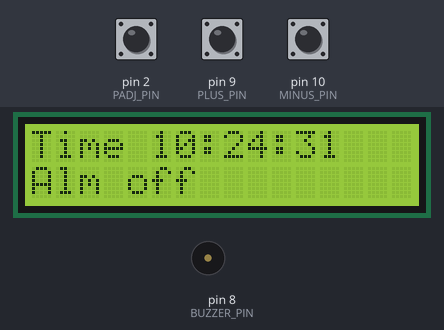
Bench run of a sketch on a simulated Arduino Uno, built with avr-gcc and run on an emulated ATmega328P. Shown: 16×2 character LCD, buzzer (waves = sounding, pin HIGH). Wiring (inferred from the names in the program): DS1307 clock at I2C address 0x68. The test bench sets the inputs (shaded band); at power-on: pin 2 (PADJ_PIN) HIGH, pin 9 (PLUS_PIN) HIGH, pin 10 (MINUS_PIN) HIGH. The local clock reads 2024-03-15 10:24:30 at power-on unless the sketch sets it; what the sketch prints to the serial monitor is not drawn.

Above: at 1.2 s.
1.3 s: pin 2 (PADJ_PIN) pulled LOW for 0.15 s
At 2.5 s:
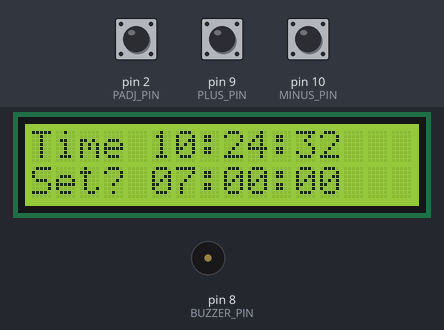
4.4 s: pin 2 (PADJ_PIN) pulled LOW for 1 s
At 4.65 s:
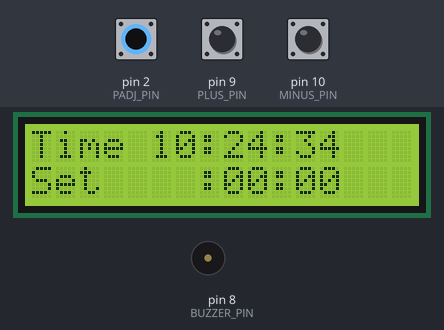
6.0 s: pin 9 (PLUS_PIN) pulled LOW for 0.15 s
At 6.19 s:
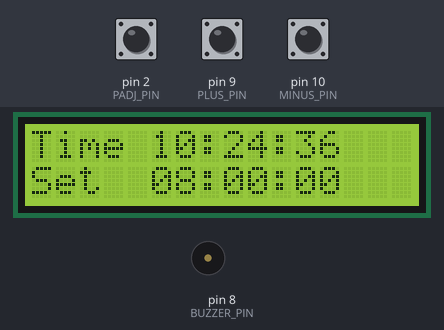
6.7 s: pin 10 (MINUS_PIN) pulled LOW for 0.15 s
At 7.34 s:
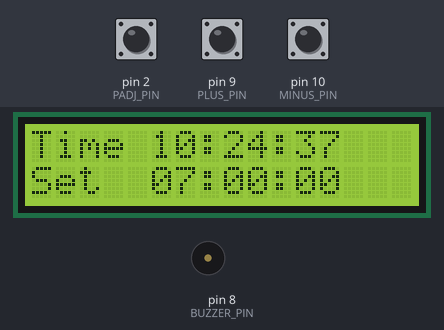
7.4 s: pin 9 (PLUS_PIN) pulled LOW for 1 s
At 7.91 s:
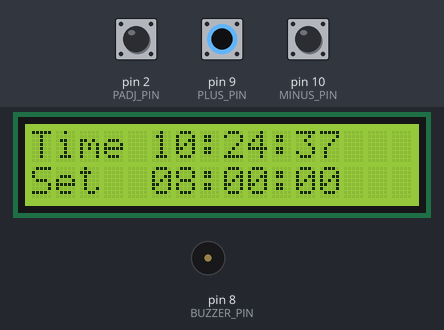
9.0 s: pin 10 (MINUS_PIN) pulled LOW for 1 s
At 9.76 s:
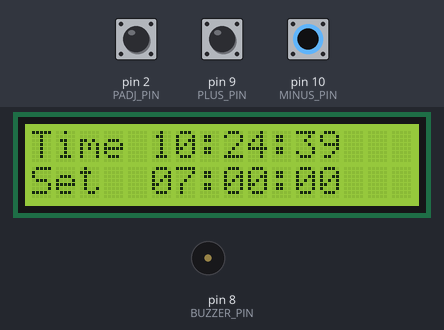
Timing chart, 0 to 11.6 s (numbered marks = the images above; inputs shaded):
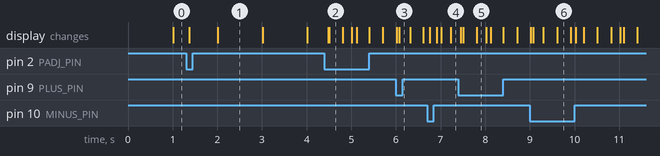

The sketch:

exp04.ino
```cpp
// ELP305 Experiment 4: I2C real-time clock (DS1307) with alarm.
// Arduino Uno R3 (ATmega328P, 16 MHz). No RTC library: the DS1307 is read
// and written directly over I2C with Wire, so every bus transfer is visible.
//
// Wiring
//   DS1307 SDA -> A4, SCL -> A5 (4.7 kohm pull-ups to 5 V on both lines),
//   VCC 5 V, GND, 32.768 kHz crystal on X1/X2, 3 V coin cell on VBAT.
//   16x2 LCD (4-bit): RS=D12, EN=D11, DB4..DB7 = D4..D7, RW=GND, VO=pot wiper.
//   Buttons to GND (internal pull-ups): Padj=D2, P+=D9, P-=D10.
//   Buzzer (active, or piezo through 100 ohm) on D8.
//   D3 is not used (faulty input on this particular board).
//
// Padj press 1: enter alarm-setting mode   press 2: set hour
//      press 3: set minute                 press 4: set second
//      press 5: leave alarm-setting mode (alarm armed)
// P+ / P- change the selected unit. Any button silences a ringing alarm.
//
// Serial (9600 baud): one line per minute "RTC hh:mm:ss  millis=..." for the
// time-drift measurement, and "Thhmmss" sets the clock (e.g. T143000).

#include <Wire.h>
#include <LiquidCrystal.h>
#include "types.h"

const uint8_t DS1307_ADDR = 0x68;
LiquidCrystal lcd(12, 11, 4, 5, 6, 7);

const uint8_t PADJ_PIN = 2, PLUS_PIN = 9, MINUS_PIN = 10, BUZZER_PIN = 8;
const unsigned long RING_MS = 30000UL;       // alarm sounds for at most 30 s

Time now = {0, 0, 0};
Time alarmAt = {7, 0, 0};
bool alarmArmed = false;
bool ringing = false;
unsigned long ringStarted = 0;

Mode mode = NORMAL;

// ---------------- DS1307 over I2C ----------------
uint8_t bcd2dec(uint8_t v) { return (v >> 4) * 10 + (v & 0x0F); }
uint8_t dec2bcd(uint8_t v) { return ((v / 10) << 4) | (v % 10); }

// Registers 0..2: seconds (bit 7 = clock halt), minutes, hours (24 h mode).
bool rtcRead(Time &t, bool &halted) {
  Wire.beginTransmission(DS1307_ADDR);
  Wire.write((uint8_t)0x00);                 // register pointer = seconds
  if (Wire.endTransmission() != 0) return false;   // no ACK: chip missing
  if (Wire.requestFrom(DS1307_ADDR, (uint8_t)3) != 3) return false;
  uint8_t sec = Wire.read(), min = Wire.read(), hr = Wire.read();
  halted = sec & 0x80;
  t.s = bcd2dec(sec & 0x7F);
  t.m = bcd2dec(min & 0x7F);
  t.h = bcd2dec(hr & 0x3F);
  return true;
}

void rtcWrite(const Time &t) {
  Wire.beginTransmission(DS1307_ADDR);
  Wire.write((uint8_t)0x00);
  Wire.write(dec2bcd(t.s));                  // bit 7 = 0 starts the oscillator
  Wire.write(dec2bcd(t.m));
  Wire.write(dec2bcd(t.h));                  // bit 6 = 0 selects 24 h mode
  Wire.endTransmission();
}

// Compile time, used once if the clock has never been started.
Time compileTime() {
  const char *c = __TIME__;                  // "hh:mm:ss"
  Time t = { (uint8_t)((c[0]-'0')*10 + c[1]-'0'),
             (uint8_t)((c[3]-'0')*10 + c[4]-'0'),
             (uint8_t)((c[6]-'0')*10 + c[7]-'0') };
  return t;
}

// ---------------- Buttons (debounced, one event per press) ----------------
Button btnAdj   = {PADJ_PIN,  HIGH, HIGH, 0};
Button btnPlus  = {PLUS_PIN,  HIGH, HIGH, 0};
Button btnMinus = {MINUS_PIN, HIGH, HIGH, 0};

bool pressed(Button &b) {
  bool r = digitalRead(b.pin);
  if (r != b.raw) { b.raw = r; b.changed = millis(); }
  if (millis() - b.changed > 30 && b.stable != b.raw) {
    b.stable = b.raw;
    return b.stable == LOW;                  // falling edge = press
  }
  return false;
}

// ---------------- Display ----------------
void print2(uint8_t v) { if (v < 10) lcd.print('0'); lcd.print(v); }

void printTime(const Time &t, int8_t blankField) {
  bool hide = (millis() / 300) % 2;          // blink the field being edited
  if (blankField == 0 && hide) lcd.print("  "); else print2(t.h);
  lcd.print(':');
  if (blankField == 1 && hide) lcd.print("  "); else print2(t.m);
  lcd.print(':');
  if (blankField == 2 && hide) lcd.print("  "); else print2(t.s);
}

void draw(bool rtcOk) {
  lcd.setCursor(0, 0);
  if (!rtcOk) { lcd.print("RTC not found   "); return; }
  lcd.print("Time ");
  printTime(now, -1);
  lcd.print("   ");
  lcd.setCursor(0, 1);
  if (ringing) { lcd.print("** ALARM **     "); return; }
  if (mode == NORMAL) {
    lcd.print(alarmArmed ? "Alm " : "Alm off ");
    if (alarmArmed) { printTime(alarmAt, -1); lcd.print("    "); }
    else lcd.print("        ");
  } else {
    lcd.print(mode == ALARM_MENU ? "Set? " : "Set  ");
    printTime(alarmAt, mode == SET_HOUR ? 0 : mode == SET_MIN ? 1 :
                       mode == SET_SEC ? 2 : -1);
    lcd.print("   ");
  }
}

// ---------------- Alarm setting ----------------
void adjust(int8_t step) {
  switch (mode) {
    case SET_HOUR: alarmAt.h = (alarmAt.h + 24 + step) % 24; break;
    case SET_MIN:  alarmAt.m = (alarmAt.m + 60 + step) % 60; break;
    case SET_SEC:  alarmAt.s = (alarmAt.s + 60 + step) % 60; break;
    default: break;
  }
}

void handleButtons() {
  bool a = pressed(btnAdj);
  bool p = pressed(btnPlus);
  bool m = pressed(btnMinus);
  if (ringing && (a || p || m)) {            // any button silences the alarm
    ringing = false;
    digitalWrite(BUZZER_PIN, LOW);
    return;
  }
  if (a) {
    mode = (Mode)((mode + 1) % 5);           // NORMAL -> menu -> h -> m -> s -> NORMAL
    if (mode == NORMAL) alarmArmed = true;   // 5th press ends setting, arms alarm
  }
  if (p) adjust(+1);
  if (m) adjust(-1);
}

// ---------------- Serial: drift log and time setting ----------------
void handleSerial() {
  static char buf[8];
  static uint8_t n = 0;
  while (Serial.available()) {
    char c = Serial.read();
    if (c == '\n' || c == '\r') {
      if (n == 7 && buf[0] == 'T') {
        Time t = { (uint8_t)((buf[1]-'0')*10 + buf[2]-'0'),
                   (uint8_t)((buf[3]-'0')*10 + buf[4]-'0'),
                   (uint8_t)((buf[5]-'0')*10 + buf[6]-'0') };
        if (t.h < 24 && t.m < 60 && t.s < 60) { rtcWrite(t); Serial.println(F("time set")); }
      }
      n = 0;
    } else if (n < sizeof buf) buf[n++] = c;
  }
}

void setup() {
  pinMode(PADJ_PIN, INPUT_PULLUP);
  pinMode(PLUS_PIN, INPUT_PULLUP);
  pinMode(MINUS_PIN, INPUT_PULLUP);
  pinMode(BUZZER_PIN, OUTPUT);
  Serial.begin(9600);
  Wire.begin();                              // 100 kHz standard-mode I2C
  lcd.begin(16, 2);

  bool halted = false;
  if (rtcRead(now, halted) && halted) rtcWrite(compileTime());
  Serial.println(F("Exp 4 ready. Thhmmss sets the clock."));
}

void loop() {
  static uint8_t lastSecond = 255, lastMinute = 255;
  bool halted;
  bool ok = rtcRead(now, halted);

  handleButtons();
  handleSerial();

  if (ok && now.s != lastSecond) {           // runs once per RTC second
    lastSecond = now.s;
    if (alarmArmed && mode == NORMAL && !ringing &&
        now.h == alarmAt.h && now.m == alarmAt.m && now.s == alarmAt.s) {
      ringing = true;
      ringStarted = millis();
    }
    if (now.m != lastMinute) {               // drift log: RTC vs Arduino crystal
      lastMinute = now.m;
      Serial.print(F("RTC "));
      if (now.h < 10) Serial.print('0'); Serial.print(now.h); Serial.print(':');
      if (now.m < 10) Serial.print('0'); Serial.print(now.m); Serial.print(':');
      if (now.s < 10) Serial.print('0'); Serial.print(now.s);
      Serial.print(F("  millis=")); Serial.println(millis());
    }
  }

  if (ringing) {
    digitalWrite(BUZZER_PIN, (millis() / 250) % 2);   // 2 Hz beeping
    if (millis() - ringStarted > RING_MS) { ringing = false; digitalWrite(BUZZER_PIN, LOW); }
  }

  draw(ok);
  delay(20);
}
```

types.h
```cpp
// Types used by exp04.ino. They live in a header because the Arduino IDE
// inserts function prototypes at the top of the .ino, before any struct
// defined there, which would make Time/Button unknown in those prototypes.
#pragma once
#include <Arduino.h>

struct Time { uint8_t h, m, s; };
struct Button { uint8_t pin; bool raw, stable; unsigned long changed; };
enum Mode : uint8_t { NORMAL, ALARM_MENU, SET_HOUR, SET_MIN, SET_SEC };
```

Measured:
- after the input at 1.3 s, the display: first changes after 0.07 s (image 1 shows a later state)
- after the input at 4.4 s, the display: first changes after 0.08 s (image 2 shows a later state)
- what the display in image 1 shows lasts 1.0 s, from 2.0 s to 3.0 s
